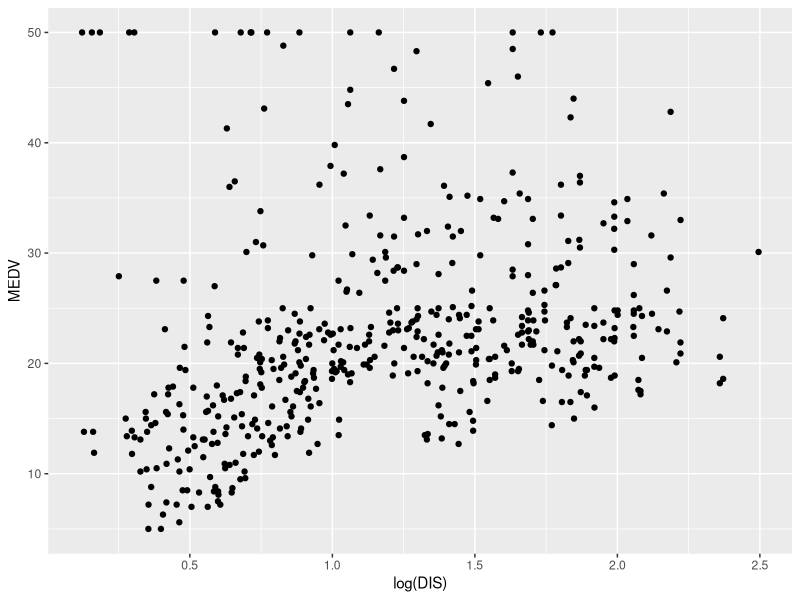
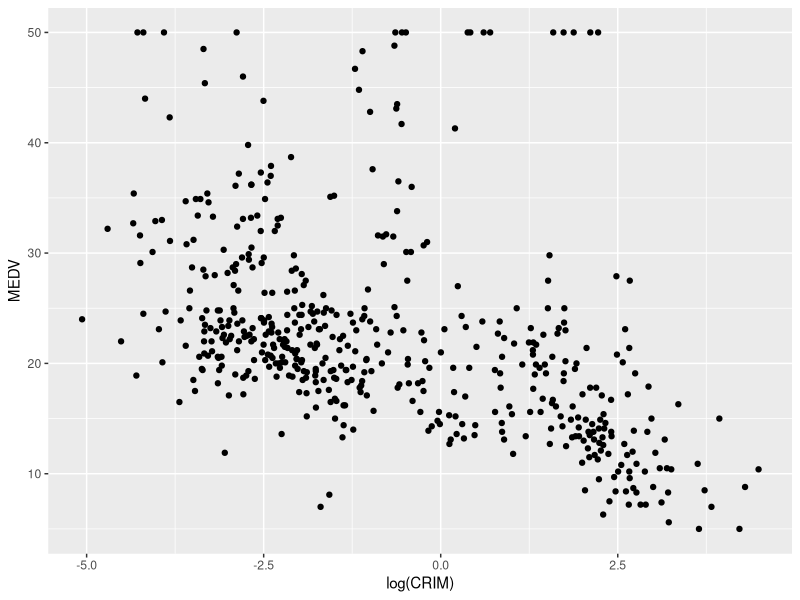
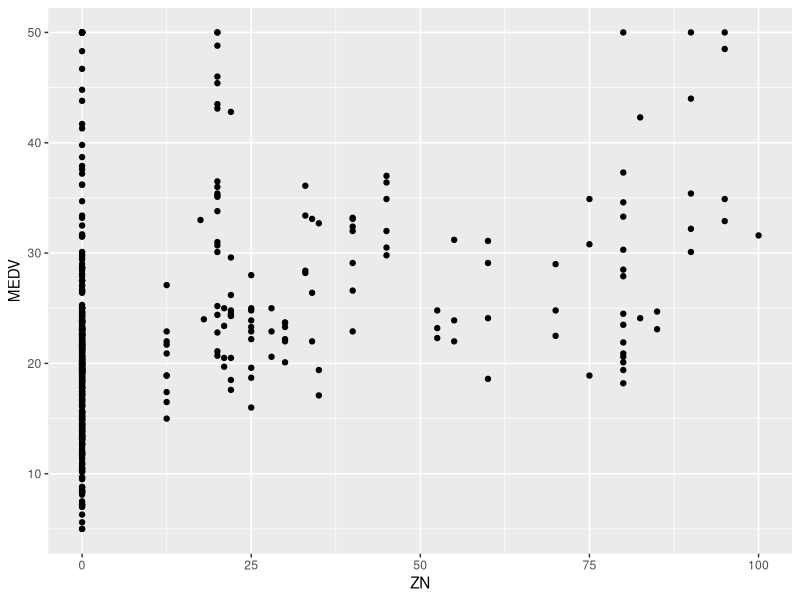
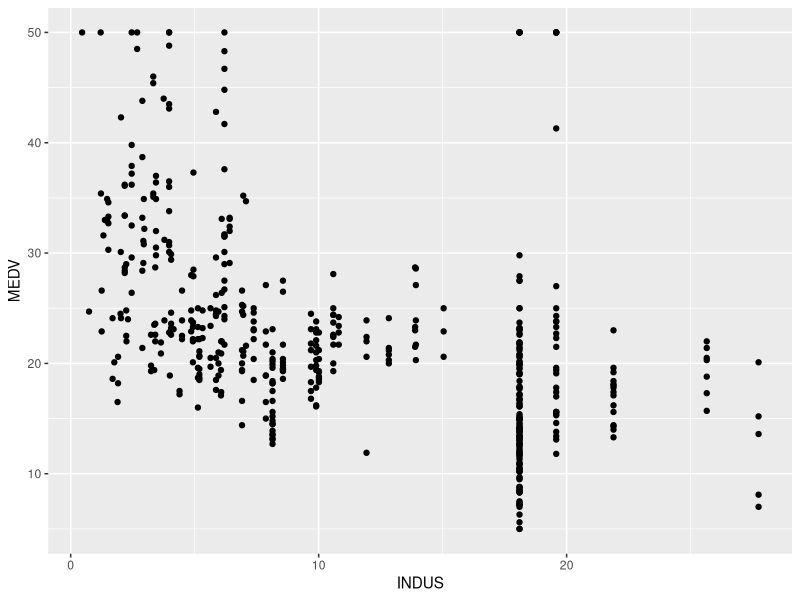
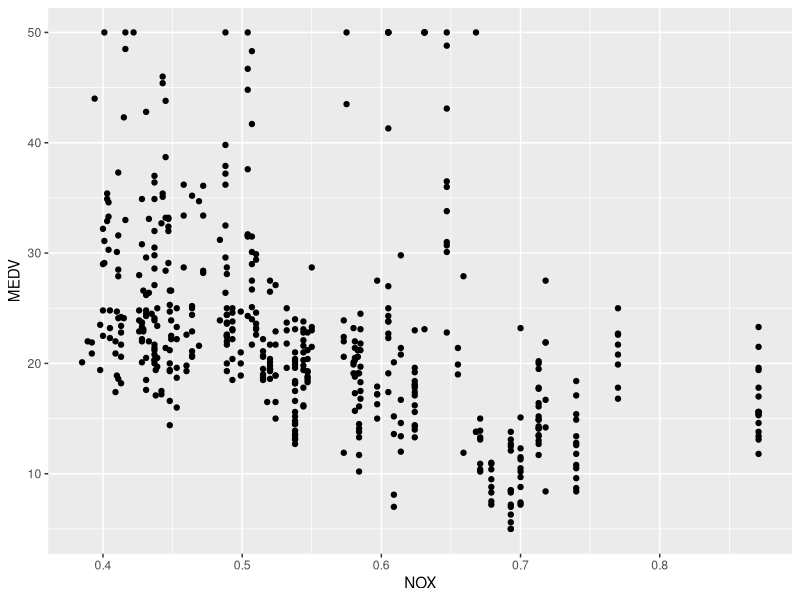
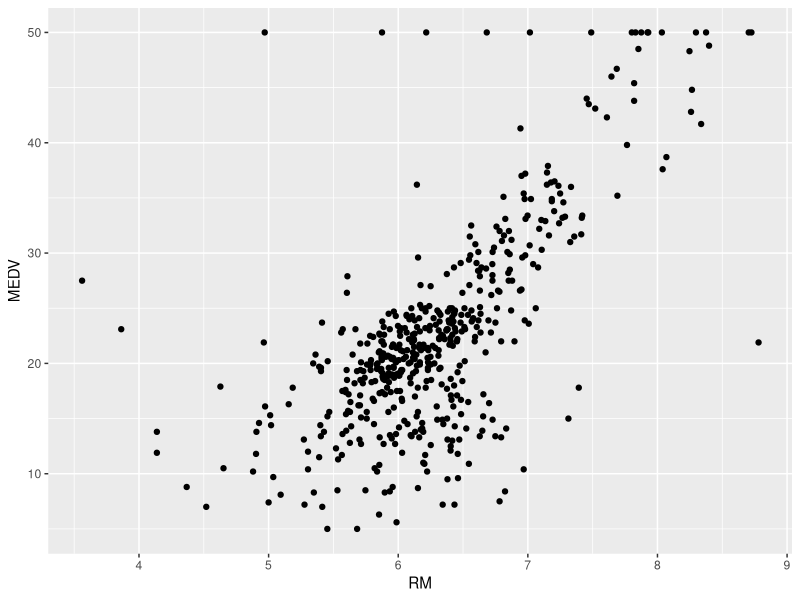
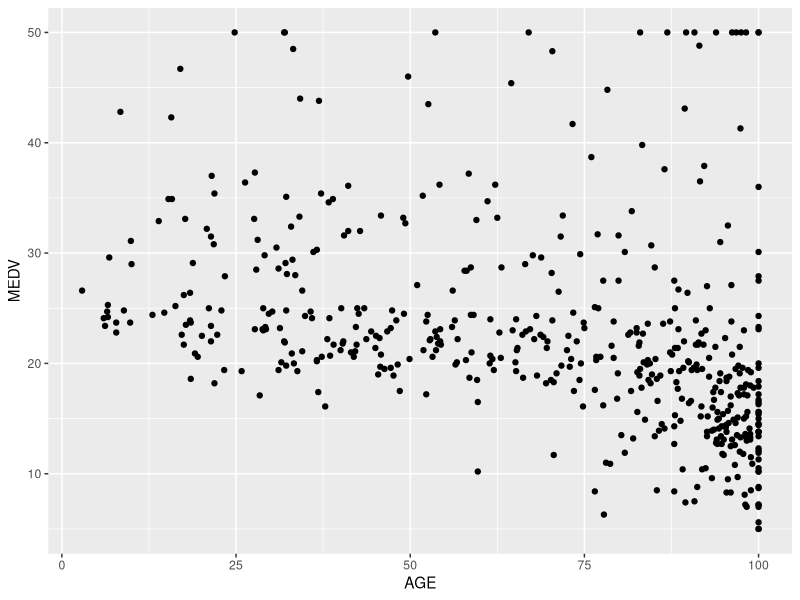
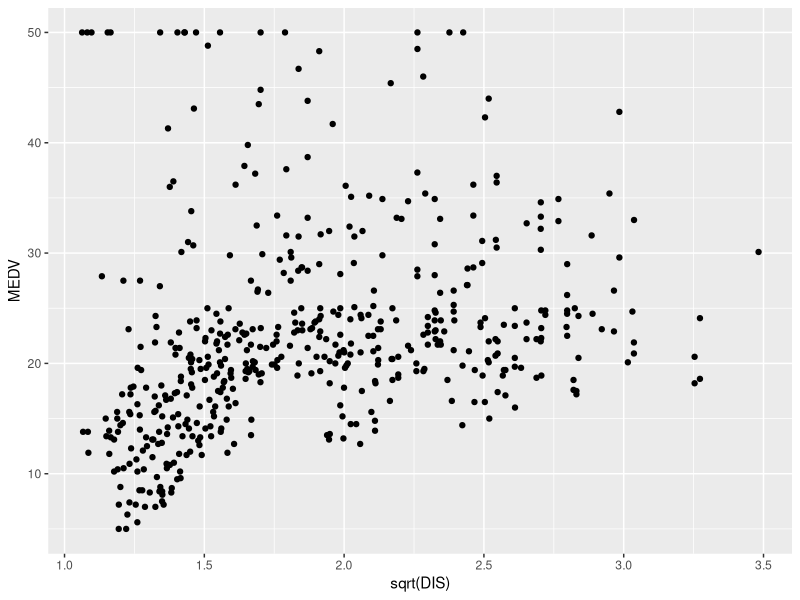

Write R code to recreate these figures, in order.
boston <- read.csv( 'Boston.csv' )
View( boston )

# dependent variable is MEDV
cor( boston[ -c(4) ] )
library( ggplot2 )
qplot( log(DIS), MEDV, data = boston )
qplot( log(CRIM), MEDV, data = boston )  # not informative enough
qplot( ZN, MEDV, data = boston )         # nothing
qplot( INDUS, MEDV, data = boston )      # nothing
qplot( NOX, MEDV, data = boston )        # nothing
qplot( RM, MEDV, data = boston )         # okayish y = kx
qplot( AGE, MEDV, data = boston )        # nothing
qplot( sqrt(DIS), MEDV, data = boston )  # not so informative
qplot( RAD, MEDV, data = boston )        # nothing
qplot( TAX, MEDV, data = boston )        # nothing
qplot( PTRATIO, MEDV, data = boston )    # nothing
qplot( B, MEDV, data = boston )          # nothing
qplot( LSTAT^(1/2), MEDV, data = boston )
qplot( LSTAT, RM^2, data = boston )

cor( (boston$LSTAT)^(1/2), boston$MEDV )
cor( 1/(boston$LSTAT), boston$MEDV )
cor( 1/(boston$LSTAT)^(1/4), boston$MEDV )
cor( 1/log(boston$LSTAT), boston$MEDV )
cor( log(boston$LSTAT), sqrt(boston$MEDV) )

qplot( log(boston$LSTAT), sqrt(boston$MEDV) )
qplot( 1/(boston$LSTAT)^(1/4), sqrt(boston$MEDV) )

boston$LSTAT <- 1/(boston$LSTAT)^(1/4)

# create train and test datasets
set.seed( 1997 )
sub <- sample( nrow( boston ), floor( nrow( boston ) * 0.7 ) ) # geenrate nrow( abalone )*0.7 integers that rage from 1 to nrow( abalone )
train <- boston[ sub,]                                         # use the generated rows as a train data i.e 70% of the whole data
test <- boston[ -sub, ]                                        # use the rest of the data as a test

# build a model
bostonModel1 <- lm( MEDV ~ LSTAT + RM, data = train )  # linear model that takes into account LSTAT and RM
bostonModel2 <- lm( MEDV ~ LSTAT, data = train )       # linear model that takes into account LSTAT
bostonModel3 <- lm( MEDV ~ DIS + RM, data = train )    # linear model that takes into account DIS and RM

predictions1 <- predict( bostonModel1, newdata = test )  # make predictins on test dataset
predictions2 <- predict( bostonModel2, newdata = test )  # make predictins on test dataset
predictions3 <- predict( bostonModel3, newdata = test )  # make predictins on test dataset

sqrt( mean( ( test$MEDV - predictions1 )^2 ) )  # calculate the error for bostonModel1
sqrt( mean( ( test$MEDV - predictions2 )^2 ) )  # calculate the error for bostonModel2
sqrt( mean( ( test$MEDV - predictions3 )^2 ) )  # calculate the error for bostonModel3


# consider all 2^n different models and choose the best one
library(MASS)
model <- lm( MEDV ~.-LSTAT, data = train )   # include all the variables except LSTAT
step <- stepAIC( model, direction = 'both' ) # consider these models

step$anova # it suggests that taking everything except INDUS is the best model
